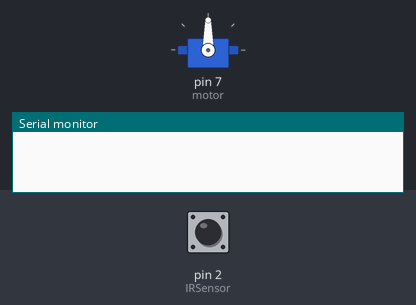
The sketch below on a simulated Arduino Uno, built with avr-gcc and run on an emulated ATmega328P. Parts: servo, the last lines printed to the serial monitor. The test bench sets the inputs (shaded band); at power-on: pin 2 (IRSensor) LOW.

Above: at 1.2 s.
1.3 s: pin 2 (IRSensor) pulsed HIGH 2 times (0.12 s each, 0.3 s apart)
At 2.5 s:
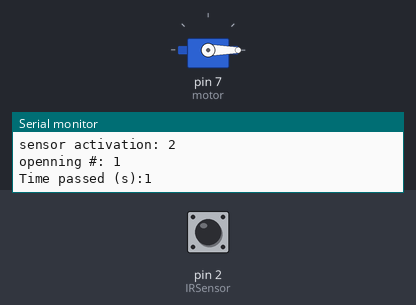
At 6.4 s:
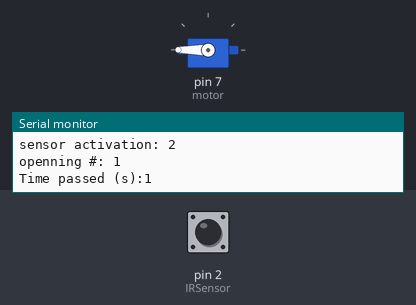
Timing chart, 0 to 7.9 s (numbered marks = the images above; inputs shaded):
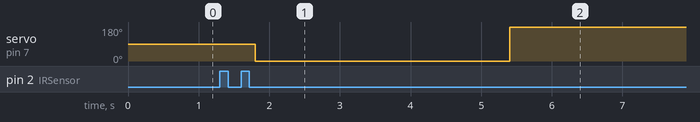

The sketch:

arduino_FR2_COM3.ino
```cpp
//This program allows the door openning with:
//(1) Infrared sensor

#include <Servo.h> //library to operate servo motors
Servo motor; //create servo object to control a servo

int IRSensor = 2; // connect ir sensor to arduino pin 2
int count = 0; //variable to store how many times the door was activated
int sensoractive = 0;//variable to store if the switch was activated
int number1 = 0; //intital state of the sensor
int number2 = 0; //following state of the sensor
int state = 0;
unsigned long time;

void setup() {
  Serial.begin(9600);  //This value of bits per second is by default
  motor.attach(7); //attaches the servo on pin 7 to the servo object
  pinMode(IRSensor, INPUT);
}

void loop() {
  motor.detach();
  number1 = digitalRead (IRSensor);
  delay(100);
  number2 = digitalRead (IRSensor);

  if ((number1 - number2) == 1){
    state = 1;
  }

  if (state == 1){
    sensoractive++;
    Serial.print("sensor activation: ");
    Serial.println(sensoractive);
    state = 0;
    number1 = 0;
    number1 = 0;
  }

  if (sensoractive == 2)
  {
    count++;
    Serial.print("openning #: ");
    Serial.println(count);
    Serial.print("Time passed (s):");
    time = millis();
    Serial.println(time/1000);
    motor.attach(7);  //re-attach the servo to pin #7
    motor.write(0); // telling the motor to rotate continously (180 is full velocity in one direction, 0 full velocity in the other direction, 90 no movement)
    delay(600);  // motor will continue rotating for 0.6 seconds
    motor.detach(); // telling the motor to stop
    delay(3000);  // motor will remained stopped for 3 seconds
    motor.attach(7);  //re-attach the servo to pin #7
    motor.write(180); // telling the motor to rotate continously
    delay(800);  // motor will continue rotating for 0.8 seconds
    motor.detach(); // telling the motor to stop
    sensoractive = 0;
  }
}
```

Measured:
- after the input at 1.3 s, servo on pin 7 (motor): 90° → 0° after 0.50 s, → 180° 3.6 s later
